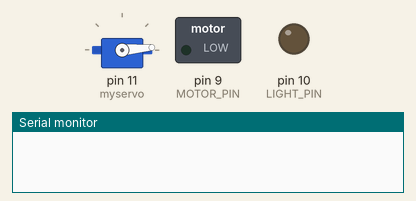
This sketch was run on a simulated Arduino Uno, built with avr-gcc and run on an emulated ATmega328P. On the bench: servo, switched loads named in the sketch (green lamp = pin HIGH), output pins drawn as LEDs (lit = HIGH), the last lines printed to the serial monitor. The local clock reads 2024-03-15 10:24:30 at power-on unless the sketch sets it; EEPROM starts erased.

Above: at 0.1 s.
At 3.1 s:
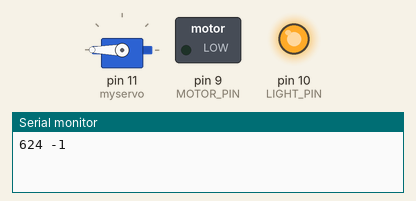
At 6.1 s:
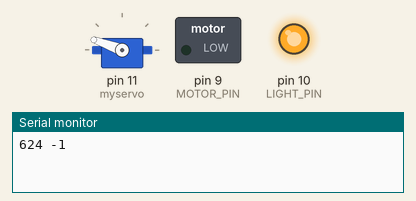
At 16.6 s:
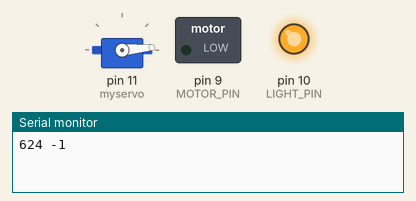
Timing chart, 0 to 18.1 s (numbered marks = the images above):
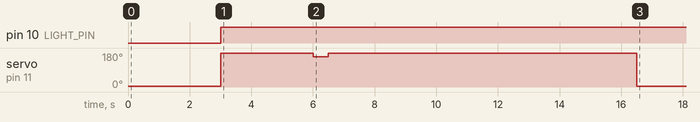

Measured:
- by itself, pin 10 (LIGHT_PIN): LOW → HIGH at 3.0 s
- by itself, servo on pin 11 (myservo): 5° → 180° at 3.0 s, → 160° 3.0 s later, → 180° 0.50 s later, → 5° 10.0 s later

The sketch:

pwm_test.ino
```cpp
#include <TimeLib.h>
#include <EEPROM.h>
#include <Servo.h>
#include <DS1307RTC.h>
#define MOTOR_PIN 9
#define LIGHT_PIN 10
#define MOTOR_SPEED 255 //0 - 255
#define MOTOR_WORKING_TIME 40000

const int LightOn = 510;
const int LightOff = 1320;
const int MorningFeed = 520;
const int EveningFeed = 1080;
Servo myservo;
int scheduleMotor[] = {520, 1080, 1440};
void setup() {
  // put your setup code here, to run once:
  //tmElements_t tm;
  //tm.Second = 00;
  //tm.Minute = 33;
  //tm.Hour = 10;
  //tm.Wday = 4;
  //tm.Day = 21;
  //tm.Month=2;
  //tm.Year = 48;
  //RTC.write(tm);
  //FOR testing only
  myservo.attach(11);
  Serial.begin(9600);
  pinMode(MOTOR_PIN, OUTPUT);
  pinMode(LIGHT_PIN, OUTPUT);
  digitalWrite(LIGHT_PIN, LOW);

  if (GetSavedFeed()==255){
    SaveFeed(0);
  }
  myservo.write(5);
  delay(3000);
  myservo.detach();
}

int TimeToMinutes(const tmElements_t& tm) {
  return tm.Hour*60 + tm.Minute;
}

void FeedFish(){
  analogWrite(MOTOR_PIN, MOTOR_SPEED);
  delay(MOTOR_WORKING_TIME);
  analogWrite(MOTOR_PIN, 0);
}


char GetSavedFeed() {
  unsigned char ch = EEPROM.read(1);
  //unsigned char cl = EEPROM.read(3);
  return ch;//((cl << 0) & 0xFF) + ((ch << 8) & 0xFF00);
}

void SaveFeed(char index) {
  EEPROM.write(1, index);// highByte(tm));
 //EEPROM.write(3, lowByte(tm));
}

void UpdateLight(int curTime) {
   if (curTime >= LightOn && curTime < LightOff) {
     digitalWrite(LIGHT_PIN, HIGH);
   }
   else {
    digitalWrite(LIGHT_PIN, LOW);
   }
}


void UpdateFeed(int curTime) {
  if (curTime >= MorningFeed && GetSavedFeed() != 2 && curTime < EveningFeed){//2 - morning
    SaveFeed(2);
    FeedFishServo();
  } else if (curTime >= EveningFeed && GetSavedFeed() != 3 ) {
    SaveFeed(3);
    //FeedFishServo();
  }
  /* char arrayMotorSize = sizeof(scheduleMotor)/sizeof(int);
   for (char k = 1; k < arrayMotorSize; k++) {
     if (curTime >= scheduleMotor[k-1] && curTime <= scheduleMotor[k]) {
        char saved = GetSavedFeed();
        if (k > saved || (k == 1 && saved == arrayMotorSize - 1)) {
          //FeedFish();
          FeedFishServo();
          SaveFeed(k);
          break;
        }
      }
    }*/
}

void FeedFishServo()
{
  myservo.attach(11);
  myservo.write(180);
  delay(3000);
  myservo.write(160);
  delay(500);
  myservo.write(180);
  delay(10000);
  myservo.write(5);
  delay(3000);
  myservo.detach();
}

void loop() {
   tmElements_t tm;
   RTC.read(tm);
   int curTime = TimeToMinutes(tm);
   Serial.print(curTime);
   Serial.print(" ");
   Serial.println(static_cast<int>(GetSavedFeed()));
   UpdateLight(curTime);
   UpdateFeed(curTime);
   delay(10000);
}
```
